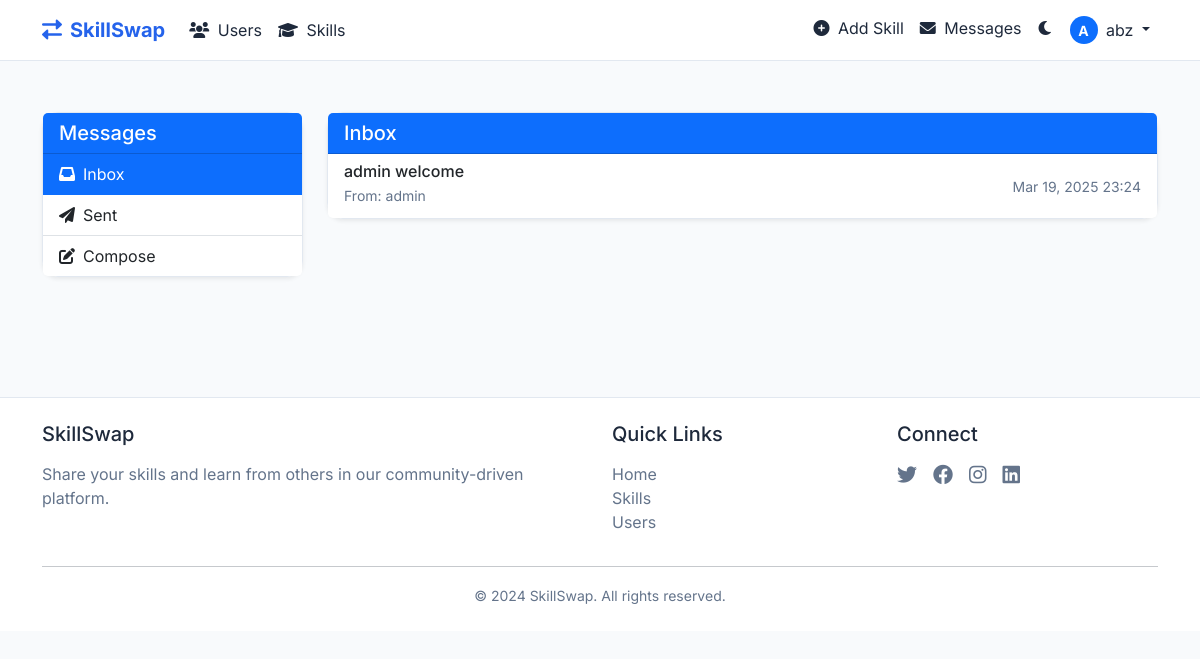
Screenshot of /messages (signed in) with the database file from the repository.
### app.py (models this page shows, shortened)
class User(UserMixin, db.Model):
    id = db.Column(db.Integer, primary_key=True)
    username = db.Column(db.String(80), unique=True, nullable=False)
    email = db.Column(db.String(120), unique=True, nullable=False)
    password_hash = db.Column(db.String(256), nullable=False)
    created_at = db.Column(db.DateTime, default=datetime.utcnow)
    is_verified = db.Column(db.Boolean, default=False)
    is_admin = db.Column(db.Boolean, default=False)
    skills = db.relationship('Skill', backref='user', lazy=True)
    verification_requests = db.relationship('VerificationRequest', backref='user', lazy=True)

class Message(db.Model):
    id = db.Column(db.Integer, primary_key=True)
    sender_id = db.Column(db.Integer, db.ForeignKey('user.id'), nullable=False)
    recipient_id = db.Column(db.Integer, db.ForeignKey('user.id'), nullable=False)
    subject = db.Column(db.String(100), nullable=False)
    content = db.Column(db.Text, nullable=False)
    timestamp = db.Column(db.DateTime, default=datetime.utcnow)
    read = db.Column(db.Boolean, default=False)
    sender = db.relationship('User', foreign_keys=[sender_id], backref=db.backref('sent_messages', lazy='dynamic'))
    recipient = db.relationship('User', foreign_keys=[recipient_id], backref=db.backref('received_messages', lazy='dynamic'))

### app.py (the view)
@app.route('/messages')
@login_required
def messages_inbox():
    messages = Message.query.filter_by(recipient_id=current_user.id).order_by(Message.timestamp.desc()).all()
    unread_count = Message.query.filter_by(recipient_id=current_user.id, read=False).count()
    return render_template('messages/inbox.html',
                          messages=messages,
                          unread_count=unread_count,
                          active_tab='inbox')

### app.py (called while the page is built)
@login_manager.user_loader
def load_user(user_id):
    return User.query.get(int(user_id))

@app.context_processor
def utility_processor():
    def is_admin():
        if current_user.is_authenticated:
            return current_user.is_admin
        return False
    return dict(is_admin=is_admin)

@app.context_processor
def unread_messages_count():
    count = 0
    if current_user.is_authenticated:
        count = Message.query.filter_by(recipient_id=current_user.id, read=False).count()
    return dict(unread_messages_count=count)

### templates/messages/inbox.html (shortened to what this page needs)
{% extends "base.html" %}
{% block content %}
<div class="container py-5">
    <div class="row">
        <div class="col-lg-3 mb-4">
            <div class="card shadow-sm">
                <div class="card-header bg-primary text-white">
                    <h5 class="mb-0">Messages</h5>
                </div>
                <div class="list-group list-group-flush">
                    <a href="{{ url_for('messages_inbox') }}" class="list-group-item list-group-item-action {% if active_tab == 'inbox' %}active{% endif %}">
                        <i class="fas fa-inbox me-2"></i>Inbox
                    </a>
                    <a href="{{ url_for('messages_sent') }}" class="list-group-item list-group-item-action {% if active_tab == 'sent' %}active{% endif %}">
                        <i class="fas fa-paper-plane me-2"></i>Sent
                    </a>
                    <a href="{{ url_for('message_compose') }}" class="list-group-item list-group-item-action">
                        <i class="fas fa-edit me-2"></i>Compose
                    </a>
                </div>
            </div>
        </div>
        <div class="col-lg-9">
            <div class="card shadow-sm">
                <div class="card-header bg-primary text-white d-flex justify-content-between align-items-center">
                    <h5 class="mb-0">Inbox</h5>
                </div>
                {% if messages %}
                <div class="list-group list-group-flush">
                    {% for message in messages %}
                    <a href="{{ url_for('message_view', message_id=message.id) }}" class="list-group-item list-group-item-action {% if not message.read %}fw-bold list-group-item-primary{% endif %}">
                        <div class="d-flex justify-content-between align-items-center">
                            <div>
                                <h6 class="mb-1">{{ message.subject }}</h6>
                                <p class="mb-1 text-muted small">From: {{ message.sender.username }}</p>
                            </div>
                            <div class="text-end">
                                <small class="text-muted">{{ message.timestamp.strftime('%b %d, %Y %H:%M') }}</small>
                            </div>
                        </div>
                    </a>
                    {% endfor %}
                </div>
                {% else %}
                <div class="card-body text-center py-5">
                    <i class="fas fa-inbox fa-3x text-muted mb-3"></i>
                    <p class="lead mb-0">Your inbox is empty</p>
                </div>
                {% endif %}
            </div>
        </div>
    </div>
</div>
{% endblock %}

### templates/base.html (shortened to what this page needs)
<!DOCTYPE html>
<html lang="en">
<head>
    <link href="https://cdn.jsdelivr.net/npm/bootstrap@5.3.0/dist/css/bootstrap.min.css" rel="stylesheet">
    <link href="https://cdnjs.cloudflare.com/ajax/libs/font-awesome/6.0.0/css/all.min.css" rel="stylesheet">
    <link href="{{ url_for('static', filename='css/style.css') }}" rel="stylesheet">
</head>
<body>
    <nav class="navbar navbar-expand-lg fixed-top">
        <div class="container">
            <a class="navbar-brand" href="{{ url_for('index') }}">
                <i class="fas fa-exchange-alt me-2"></i>SkillSwap
            </a>
            <div class="collapse navbar-collapse" id="navbarNav">
                <ul class="navbar-nav me-auto">
                    <li class="nav-item">
                        <a class="nav-link" href="{{ url_for('users_list') }}">
                            <i class="fas fa-users me-1"></i> Users
                        </a>
                    </li>
                    <li class="nav-item">
                        <a class="nav-link" href="{{ url_for('skills_list') }}">
                            <i class="fas fa-graduation-cap me-1"></i> Skills
                        </a>
                    </li>
                </ul>
                <ul class="navbar-nav">
                    {% if current_user.is_authenticated %}
                    <li class="nav-item">
                        <a class="nav-link" href="{{ url_for('add_skill') }}">
                            <i class="fas fa-plus-circle me-1"></i> Add Skill
                        </a>
                    </li>
                    <li class="nav-item">
                        <a class="nav-link" href="{{ url_for('messages_inbox') }}">
                            <i class="fas fa-envelope me-1"></i> Messages
                        </a>
                    </li>
                    {% endif %}
                    <li class="nav-item">
                        <div class="theme-toggle nav-link" onclick="toggleTheme()">
                            <i class="fas fa-moon"></i>
                        </div>
                    </li>
                    {% if current_user.is_authenticated %}
                        <li class="nav-item dropdown">
                            <a class="nav-link dropdown-toggle" href="#" id="navbarDropdown" role="button" data-bs-toggle="dropdown">
                                <span class="avatar-circle bg-primary me-1">{{ current_user.username[0] | upper }}</span>
                                {{ current_user.username }}
                            </a>
                        </li>
                    {% endif %}
                </ul>
            </div>
        </div>
    </nav>
    <main style="margin-top: 4rem;">
        {% block content %}{% endblock %}
    </main>
    <footer class="footer mt-5 py-4">
        <div class="container">
            <div class="row">
                <div class="col-md-6">
                    <h5 class="mb-3">SkillSwap</h5>
                    <p class="text-muted">Share your skills and learn from others in our community-driven platform.</p>
                </div>
                <div class="col-md-3">
                    <h5 class="mb-3">Quick Links</h5>
                    <ul class="list-unstyled">
                        <li><a href="{{ url_for('index') }}" class="text-decoration-none text-muted">Home</a></li>
                        <li><a href="{{ url_for('skills_list') }}" class="text-decoration-none text-muted">Skills</a></li>
                        <li><a href="{{ url_for('users_list') }}" class="text-decoration-none text-muted">Users</a></li>
                    </ul>
                </div>
                <div class="col-md-3">
                    <h5 class="mb-3">Connect</h5>
                    <div class="d-flex gap-3">
                        <a href="#" class="text-muted"><i class="fab fa-twitter fa-lg"></i></a>
                        <a href="#" class="text-muted"><i class="fab fa-facebook fa-lg"></i></a>
                        <a href="#" class="text-muted"><i class="fab fa-instagram fa-lg"></i></a>
                        <a href="#" class="text-muted"><i class="fab fa-linkedin fa-lg"></i></a>
                    </div>
                </div>
            </div>
            <hr>
            <div class="text-center text-muted">
                <small>&copy; {{ now.year if now else 2024 }} SkillSwap. All rights reserved.</small>
            </div>
        </div>
    </footer>
</body>
</html>

### static/css/style.css (style rules this page uses)
:root { --bg-primary: #ffffff; --bg-secondary: #f8fafc; --text-primary: #1e293b; --text-secondary: #64748b; --primary-color: #2563eb; --primary-hover: #1d4ed8; --card-bg: #ffffff; --border-color: #e2e8f0; --shadow-color: rgba(0, 0, 0, 0.1); --section-bg: #f8fafc; --muted-color: #64748b; }
body { font-family: 'Inter', system-ui, -apple-system, sans-serif; background-color: var(--bg-secondary); color: var(--text-primary); transition: background-color 0.3s, color 0.3s; }
.navbar { background-color: var(--bg-primary) !important; border-bottom: 1px solid var(--border-color); backdrop-filter: blur(10px); }
.navbar-brand { color: var(--primary-color) !important; font-weight: 700; }
.nav-link { color: var(--text-primary) !important; }
.card { background-color: var(--card-bg); border: 1px solid var(--border-color); border-radius: 1rem; box-shadow: 0 4px 6px -1px var(--shadow-color); transition: transform 0.2s, box-shadow 0.2s; }
.theme-toggle { cursor: pointer; padding: 0.5rem; border-radius: 0.5rem; transition: background-color 0.2s; }
.text-muted { color: var(--muted-color) !important; }
.footer { background-color: var(--bg-primary); border-top: 1px solid var(--border-color); }
.footer a { color: var(--text-secondary) !important; transition: color 0.2s; }
.animate-fade-in { animation: fadeIn 0.5s ease forwards; }
.avatar-circle { display: inline-flex; align-items: center; justify-content: center; width: 28px; height: 28px; border-radius: 50%; color: white; font-weight: bold; text-align: center; font-size: 14px; }

### rows the page displays
User: username "A", username "abz"
Message: subject "admin welcome", sender.username "admin", timestamp "Mar 19, 2025 23:24"

### other values shown
{{ now.year if now else 2024 }} "2024"
